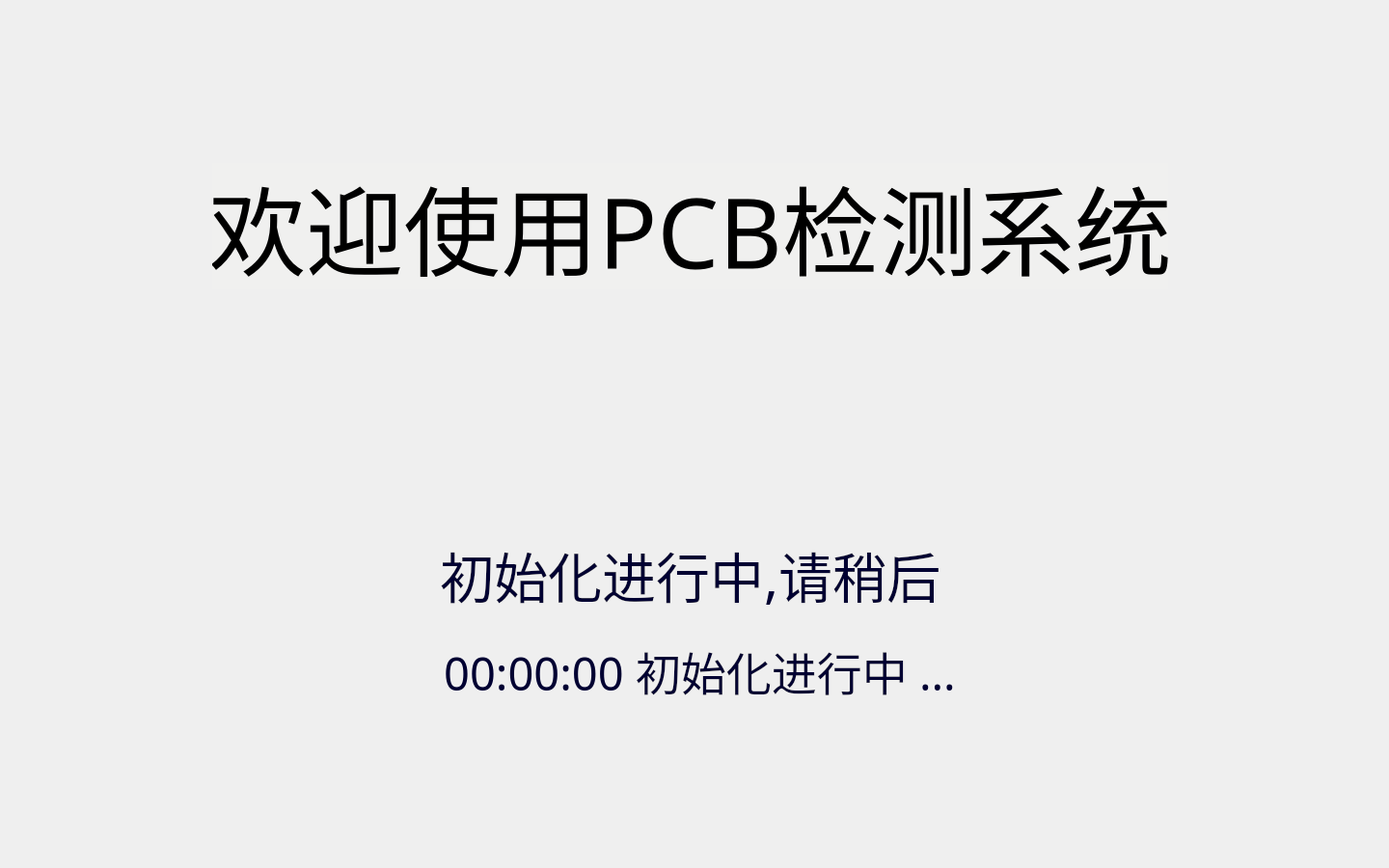
<?xml version="1.0" encoding="UTF-8"?>
<ui version="4.0">
 <class>LaunchUI</class>
 <widget class="QWidget" name="LaunchUI">
  <property name="geometry">
   <rect>
    <x>0</x>
    <y>0</y>
    <width>1440</width>
    <height>900</height>
   </rect>
  </property>
  <property name="windowTitle">
   <string>LaunchUI</string>
  </property>
  <widget class="QLabel" name="label_background">
   <property name="geometry">
    <rect>
     <x>0</x>
     <y>0</y>
     <width>1441</width>
     <height>901</height>
    </rect>
   </property>
   <property name="styleSheet">
    <string notr="true">border-image: url(:/PCBDetect/Icons/screen.png);</string>
   </property>
   <property name="text">
    <string/>
   </property>
  </widget>
  <widget class="QLabel" name="label">
   <property name="geometry">
    <rect>
     <x>220</x>
     <y>169</y>
     <width>991</width>
     <height>131</height>
    </rect>
   </property>
   <property name="font">
    <font>
     <family>楷体</family>
     <pointsize>76</pointsize>
     <weight>50</weight>
     <italic>false</italic>
     <bold>false</bold>
    </font>
   </property>
   <property name="styleSheet">
    <string notr="true">font: 76pt &quot;楷体&quot;;
color: rgb(0, 0, 00);
background-color: rgba(250, 245, 240, 10);</string>
   </property>
   <property name="text">
    <string>欢迎使用PCB检测系统</string>
   </property>
   <property name="alignment">
    <set>Qt::AlignCenter</set>
   </property>
  </widget>
  <widget class="QLabel" name="label_2">
   <property name="geometry">
    <rect>
     <x>420</x>
     <y>560</y>
     <width>591</width>
     <height>71</height>
    </rect>
   </property>
   <property name="font">
    <font>
     <family>SimSun-ExtB</family>
     <pointsize>42</pointsize>
     <weight>15</weight>
     <italic>false</italic>
     <bold>false</bold>
    </font>
   </property>
   <property name="styleSheet">
    <string notr="true">background-color: rgba(250, 245, 240, 0);
font: 120 42pt &quot;SimSun-ExtB&quot;;
color: rgb(0, 0, 50);</string>
   </property>
   <property name="text">
    <string>初始化进行中,请稍后</string>
   </property>
   <property name="alignment">
    <set>Qt::AlignCenter</set>
   </property>
  </widget>
  <widget class="QLabel" name="label_status">
   <property name="geometry">
    <rect>
     <x>340</x>
     <y>670</y>
     <width>771</width>
     <height>51</height>
    </rect>
   </property>
   <property name="font">
    <font>
     <family>SimSun-ExtB FB</family>
     <pointsize>35</pointsize>
     <weight>12</weight>
     <italic>false</italic>
     <bold>false</bold>
    </font>
   </property>
   <property name="styleSheet">
    <string notr="true">background-color: rgba(255, 245, 240, 0);
font: 100 35pt &quot;SimSun-ExtB FB&quot;;
color: rgb(0, 0, 50);</string>
   </property>
   <property name="text">
    <string>00:00:00 初始化进行中 ...</string>
   </property>
   <property name="alignment">
    <set>Qt::AlignCenter</set>
   </property>
  </widget>
 </widget>
 <layoutdefault spacing="6" margin="11"/>
 <resources>
  <include location="PCBDetect.qrc"/>
 </resources>
 <connections/>
</ui>
